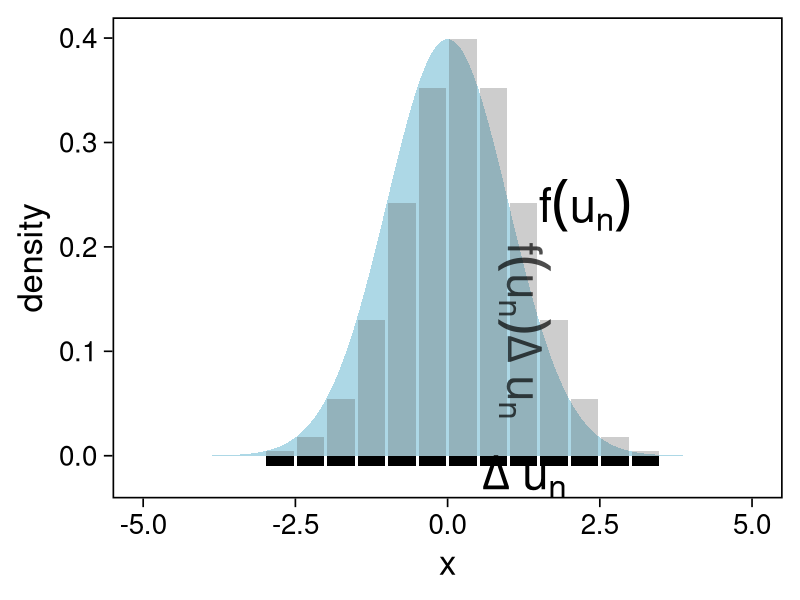
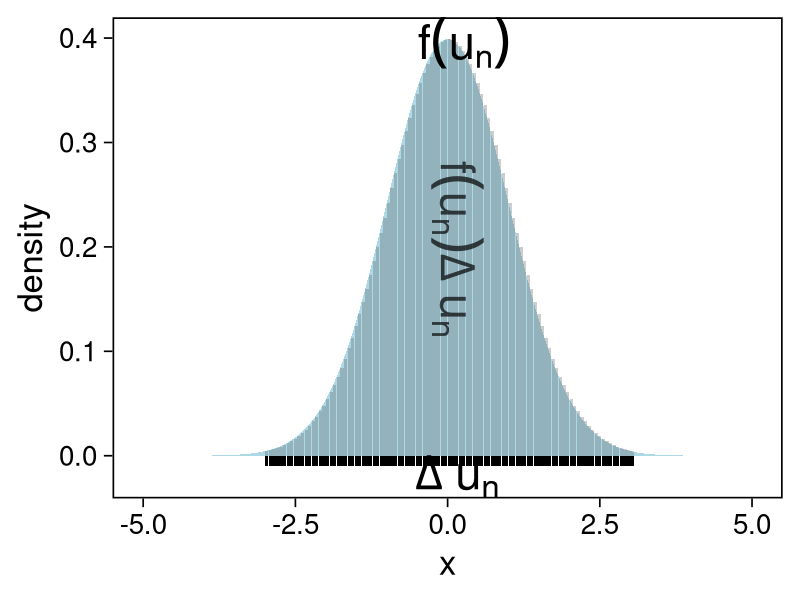
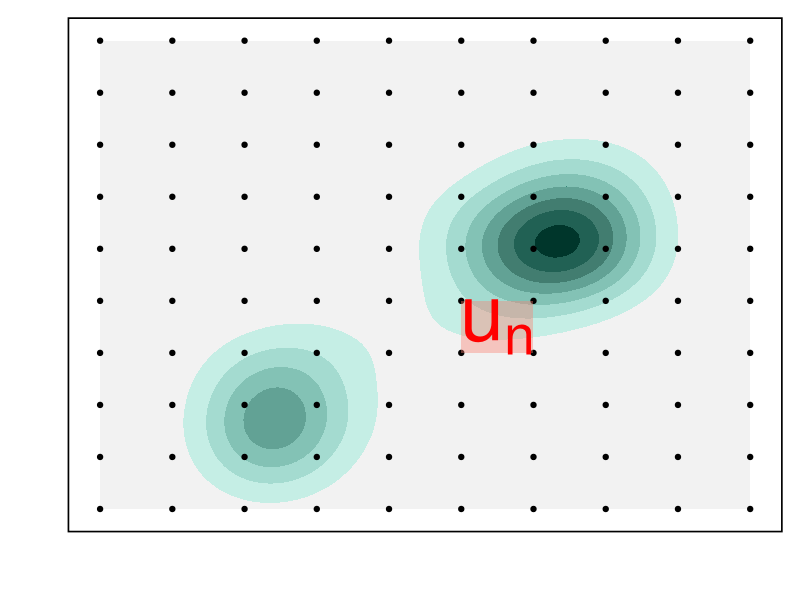
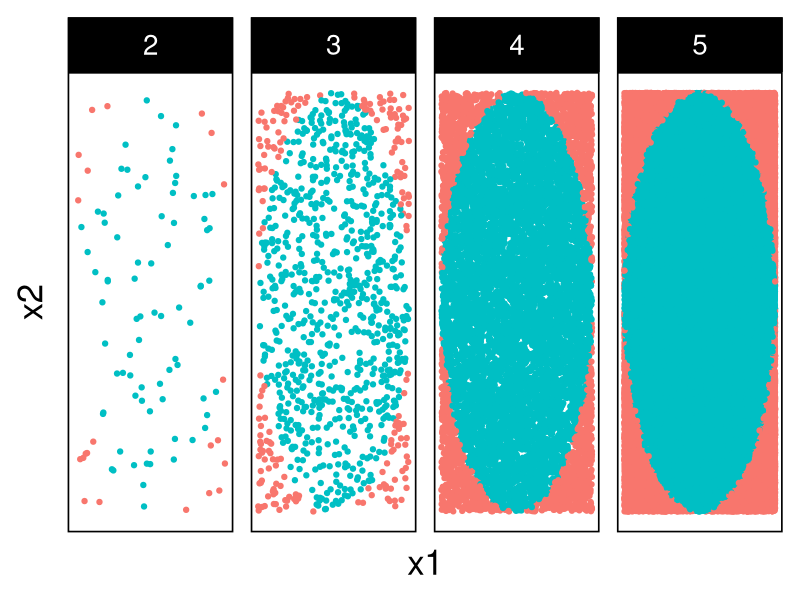
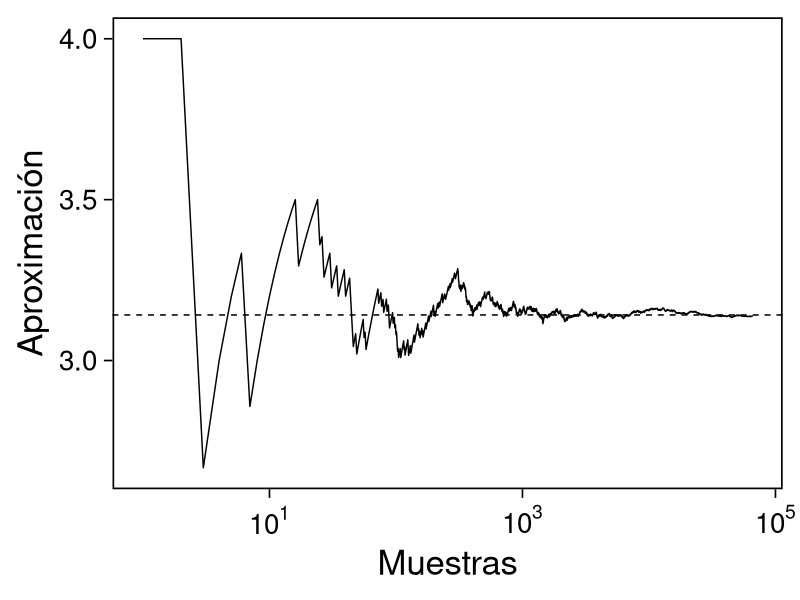

Here is the R script that generated these plots, in order:
## Setup --------------------------------------------------

library(tidyverse)
library(patchwork)
library(scales)
## Cambia el default del tamaño de fuente 
theme_set(theme_linedraw(base_size = 25))

## Cambia el número de decimales para mostrar
options(digits = 2)

sin_lineas <- theme(panel.grid.major = element_blank(),
                    panel.grid.minor = element_blank())
color.itam  <- c("#00362b","#004a3b", "#00503f", "#006953", "#008367", "#009c7b", "#00b68f", NA)

sin_lineas <- theme(panel.grid.major = element_blank(), panel.grid.minor = element_blank())
sin_leyenda <- theme(legend.position = "none")
sin_ejes <- theme(axis.ticks = element_blank(), 
      axis.text = element_blank())

## Ejemplo de integracion numerica -----------------------

grid.n          <- 11                 # Número de celdas 
grid.size       <- 6/(grid.n+1)       # Tamaño de celdas en el intervalo [-3, 3]
norm.cuadrature <- tibble(x = seq(-3, 3, by = grid.size), y = dnorm(x) )


norm.density <- tibble(x = seq(-5, 5, by = .01), 
       y = dnorm(x) )

norm.cuadrature |>
  ggplot(aes(x=x + grid.size/2, y=y)) + 
  geom_area(data = norm.density, aes(x = x, y = y), fill = 'lightblue') + 
  geom_bar(stat="identity", alpha = .3) + 
  geom_bar(aes(x = x + grid.size/2, y = -0.01), fill = 'black', stat="identity") + 
  sin_lineas + xlab('x') + ylab("density") + 
  annotate('text', label = expression(Delta~u[n]),
           x = .01 + 5 * grid.size/2, y = -.02, size = 12) + 
  annotate('text', label = expression(f(u[n]) ),
           x = .01 + 9 * grid.size/2, y = dnorm(.01 + 4 * grid.size/2), size = 12) + 
  annotate('text', label = expression(f(u[n]) * Delta~u[n]), 
           x = .01 + 5 * grid.size/2, y = dnorm(.01 + 4 * grid.size/2)/2, 
           angle = -90, alpha = .7, size = 12)

grid.n          <- 101                 # Número de celdas 
grid.size       <- 6/(grid.n+1)       # Tamaño de celdas en el intervalo [-3, 3]
norm.cuadrature <- tibble(x = seq(-3, 3, by = grid.size), y = dnorm(x) )

norm.cuadrature |>
    ggplot(aes(x=x + grid.size/2, y=y)) + 
    geom_area(data = norm.density, aes(x = x, y = y), fill = 'lightblue') + 
    geom_bar(stat="identity", alpha = .3) + 
    geom_bar(aes(x = x + grid.size/2, y = -0.01), fill = 'black', stat="identity") + 
    sin_lineas + xlab('x') + ylab("density") + 
    annotate('text', label = expression(Delta~u[n]),
             x = .01 + 5 * grid.size/2, y = -.02, size = 12) + 
    annotate('text', label = expression(f(u[n]) ),
             x = .01 + 9 * grid.size/2, y = dnorm(.01 + 4 * grid.size/2), size = 12) + 
    annotate('text', label = expression(f(u[n]) * Delta~u[n]), 
             x = .01 + 5 * grid.size/2, y = dnorm(.01 + 4 * grid.size/2)/2, 
             angle = -90, alpha = .7, size = 12)

crear_log_post <- function(n, k){
  function(theta){
    verosim <- k * log(theta) + (n - k) * log(1 - theta)
    inicial <- log(theta)
    verosim + inicial
  }
}

# observamos 3 éxitos en 4 pruebas:
log_post <- crear_log_post(4, 3)
prob_post <- function(x) { exp(log_post(x))}
# integramos numéricamente
p_x <- integrate(prob_post, lower = 0, upper = 1, subdivisions = 100L)
p_x

media_funcion <- function(theta){
  theta * prob_post(theta) / p_x$value
}
integral_media <- integrate(media_funcion,
                            lower = 0, upper = 1,
                            subdivisions = 100L)
media_post <- integral_media$value 
c(Numerico = media_post, Analitico = 5/(2+5))

canvas <- ggplot(faithful, aes(x = eruptions, y = waiting)) +
 xlim(0.5, 6) +
 ylim(40, 110)

grid.size <- 10 - 1

mesh <- expand.grid(x = seq(0.5, 6, by = (6-.5)/grid.size),
                    y = seq(40, 110, by = (110-40)/grid.size))

canvas + geom_density_2d_filled(aes(alpha = ..level..), bins = 8) + 
  scale_fill_manual(values = rev(color.itam)) + 
  sin_lineas + theme(legend.position = "none") +
  geom_point(data = mesh, aes(x = x, y = y)) + 
  annotate("rect", xmin = .5 + 5 * (6-.5)/grid.size, 
            xmax = .5 + 6 * (6-.5)/grid.size, 
            ymin = 40 + 3 * (110-40)/grid.size, 
            ymax = 40 + 4 * (110-40)/grid.size,
            linestyle = 'dashed', 
           fill = 'salmon', alpha = .4) + ylab("") + xlab("") + 
  annotate('text', x = .5 + 5.5 * (6-.5)/grid.size, 
                   y = 40 + 3.5 * (110-40)/grid.size, 
           label = expression(u[n]), color = 'red', size = 20) +
    theme(axis.ticks = element_blank(), 
        axis.text = element_blank())

## Integración Monte Carlo ----------------------------------- 
genera_dardos <- function(n = 100){
    tibble(x1 = runif(n, min = -1, max = 1), 
           x2 = runif(n, min = -1, max = 1)) %>% 
      mutate(resultado = ifelse(x1**2 + x2**2 <= 1., 1., 0.))
  }

  dardos <- tibble(n = seq(2,5)) %>% 
    mutate(datos = map(10**n, genera_dardos)) %>% 
    unnest() 

  dardos %>% 
    ggplot(aes(x = x1, y = x2)) + 
      geom_point(aes(color = factor(resultado))) + 
      facet_wrap(~n, nrow = 1) +  
    sin_lineas + sin_ejes + sin_leyenda

dardos |>
  group_by(n) |>
  summarise(aprox = 4 * mean(resultado)) |>
  as.data.frame()

set.seed(1087)

genera_dardos(n = 2**16) %>% 
  mutate(n = seq(1, 2**16), 
         approx = cummean(resultado) * 4) %>% 
  ggplot(aes(x = n, y = approx)) + 
    geom_line() + 
    geom_hline(yintercept = pi, linetype = 'dashed') + 
    scale_x_continuous(trans='log10', 
                       labels = trans_format("log10", math_format(10^.x))) + 
  ylab('Aproximación') + xlab("Muestras") + sin_lineas
